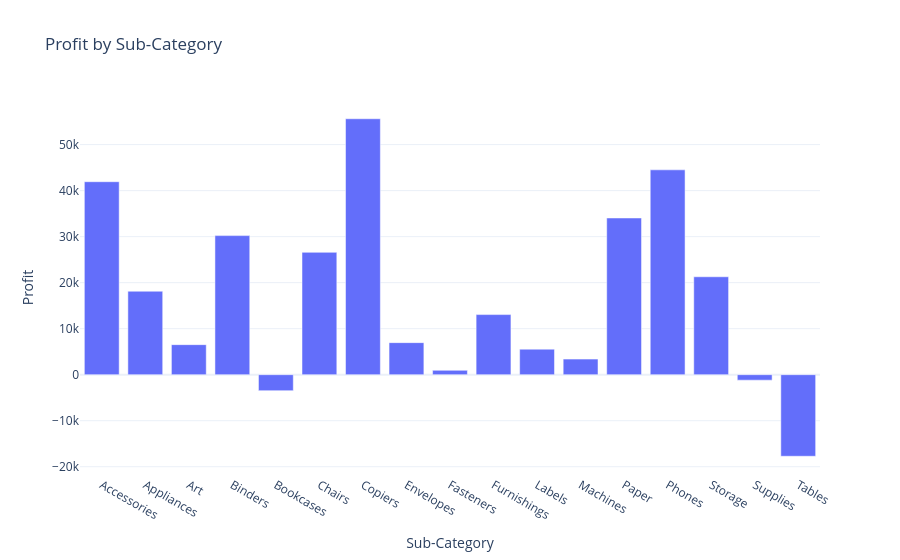

The code cell stored with this chart in its notebook:
### Markdown cell above
# Profit by Subcategory

### Code cell
profit_data = data.groupby('Sub-Category')['Profit'].sum().reset_index()

fig = px.bar(profit_data, x='Sub-Category', y='Profit',
             title='Profit by Sub-Category')

fig.show()

### Figure 1 — Plotly figure (JSON) as saved in the notebook; plotly's stock layout.template omitted (floating-point values rounded to 4 significant figures)
{"data": [{"hovertemplate": "Sub-Category=%{x}<br>Profit=%{y}<extra></extra>", "legendgroup": "", "marker": {"color": "#636efa", "pattern": {"shape": ""}}, "name": "", "orientation": "v", "showlegend": false, "textposition": "auto", "type": "bar", "x": ["Accessories", "Appliances", "Art", "Binders", "Bookcases", "Chairs", "Copiers", "Envelopes", "Fasteners", "Furnishings", "Labels", "Machines", "Paper", "Phones", "Storage", "Supplies", "Tables"], "xaxis": "x", "y": [41940.0, 18140.0, 6528.0, 30220.0, -3473.0, 26590.0, 55620.0, 6964.0, 949.5, 13060.0, 5546.0, 3385.0, 34050.0, 44520.0, 21280.0, -1189.0, -17730.0], "yaxis": "y"}], "layout": {"barmode": "relative", "legend": {"tracegroupgap": 0}, "title": {"text": "Profit by Sub-Category"}, "xaxis": {"anchor": "y", "domain": [0, 1], "title": {"text": "Sub-Category"}}, "yaxis": {"anchor": "x", "domain": [0, 1], "title": {"text": "Profit"}}}}
